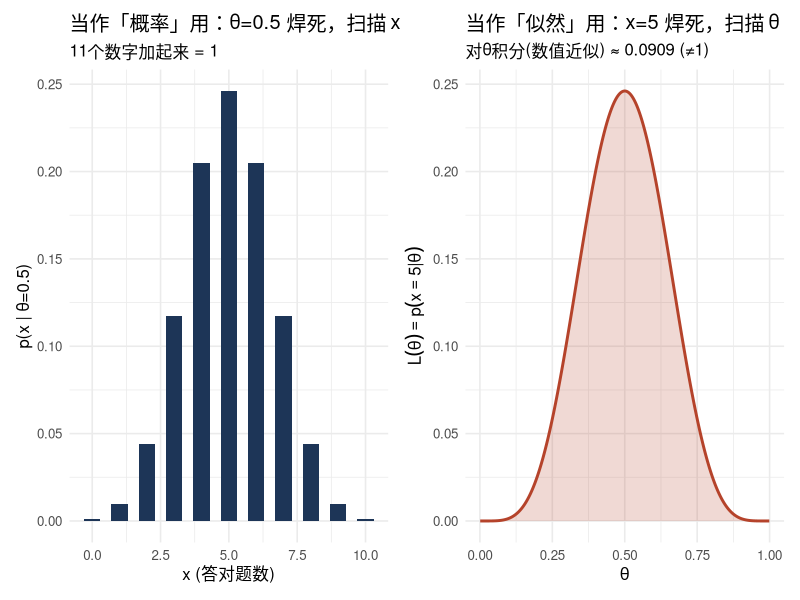
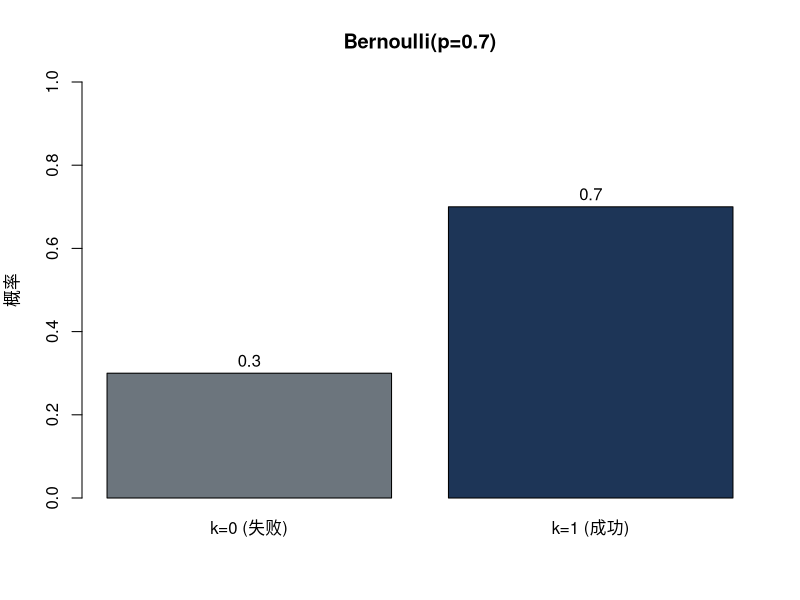
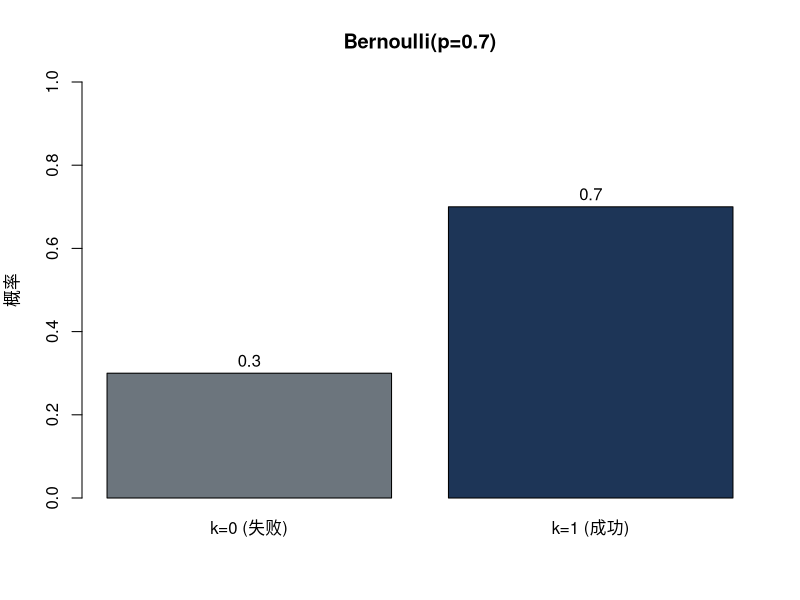
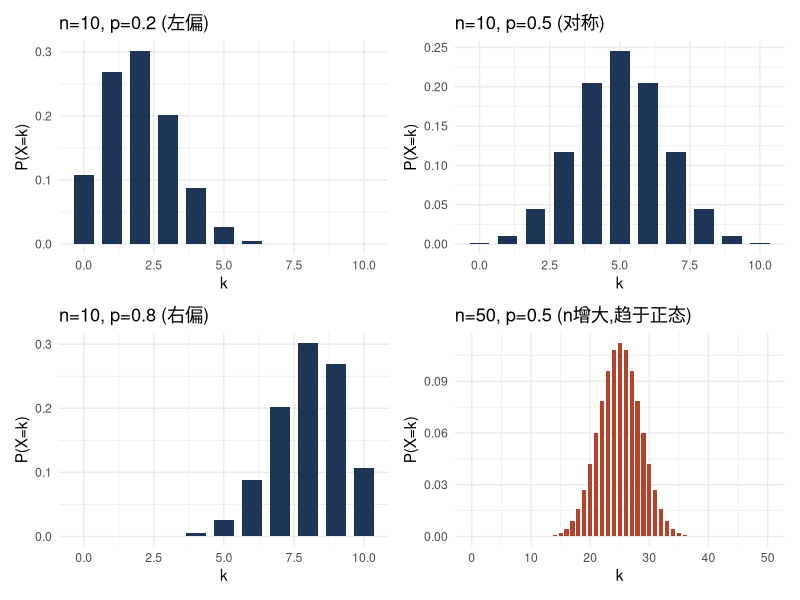
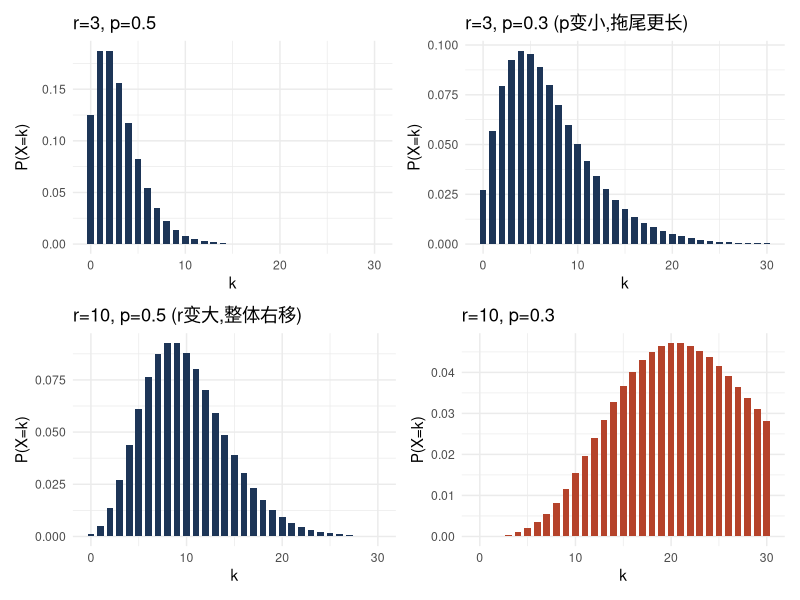
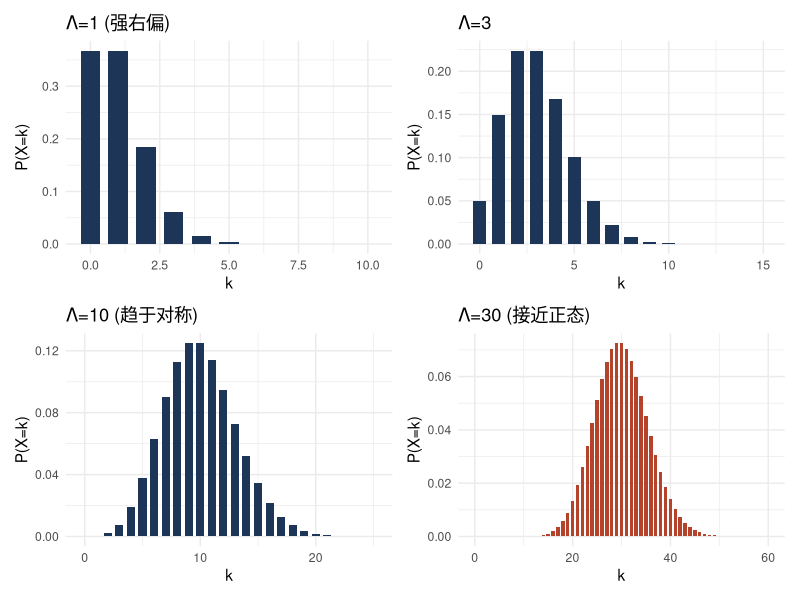
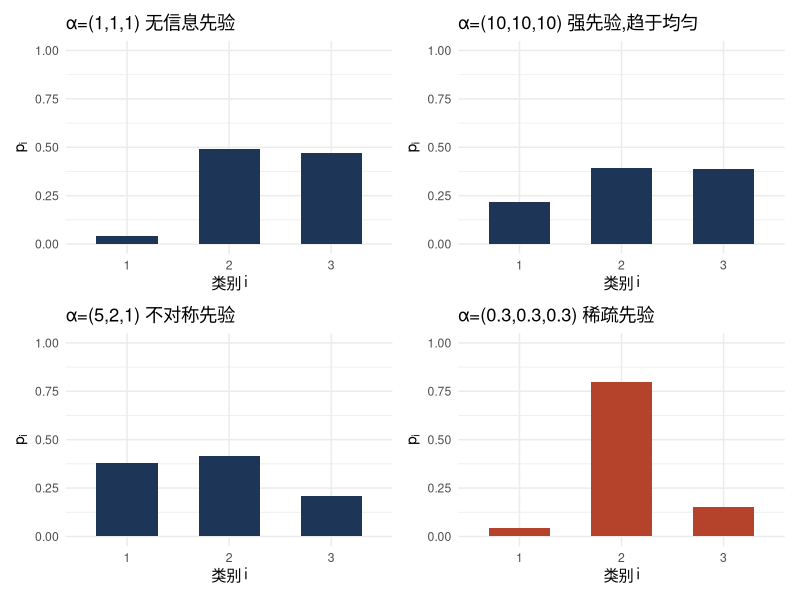
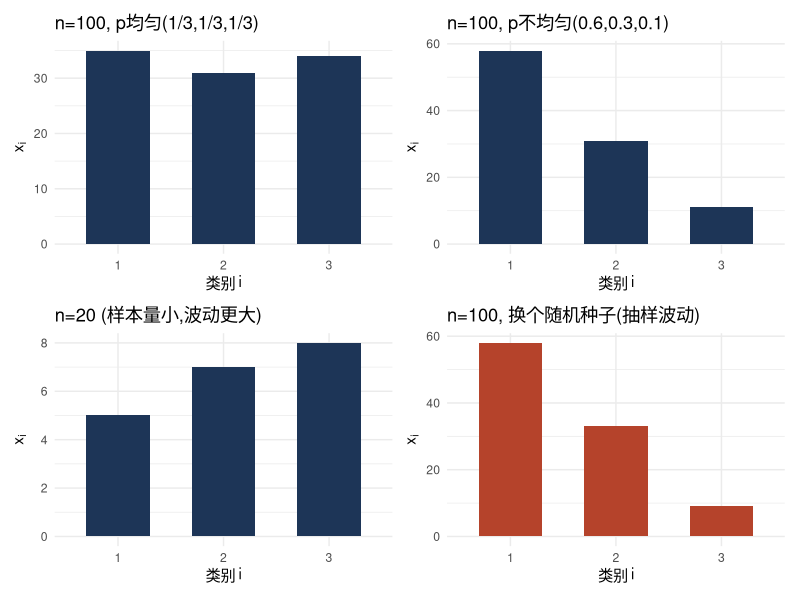

Generate these figures, in order, with R:
## ---- chunk 1
#| label: fig-prob-vs-likelihood
#| fig-cap: "同一个函数 p(x|θ) 的两种使用姿势：固定θ扫描x(概率,加起来=1) vs 固定x扫描θ(似然,积分≠1)"
#| fig-alt: "左右两图对比,左图是theta固定为0.5时x从0到10的概率条形图,11个值之和为1;右图是x固定为5时theta从0到1的似然曲线,曲线下面积不等于1"
#| fig-width: 10
#| fig-height: 4.5
library(ggplot2)
library(patchwork)

# 左图: 当作"概率"用 —— θ焊死=0.5, x从0扫到10
x_vals <- 0:10
prob_df <- data.frame(x = x_vals, prob = dbinom(x_vals, size = 10, prob = 0.5))

p1 <- ggplot(prob_df, aes(x = x, y = prob)) +
  geom_col(fill = "#1D3557", width = 0.6) +
  labs(title = "当作「概率」用：θ=0.5 焊死，扫描 x",
       subtitle = paste0("11个数字加起来 = ", round(sum(prob_df$prob), 4)),
       x = "x (答对题数)", y = "p(x | θ=0.5)") +
  theme_minimal(base_size = 12)

# 右图: 当作"似然"用 —— x焊死=5, θ从0连续扫到1
theta_vals <- seq(0.001, 0.999, length.out = 300)
lik_df <- data.frame(theta = theta_vals, lik = dbinom(5, size = 10, prob = theta_vals))
integral_approx <- sum(lik_df$lik) * diff(theta_vals)[1]

p2 <- ggplot(lik_df, aes(x = theta, y = lik)) +
  geom_line(color = "#B5432B", linewidth = 1) +
  geom_area(fill = "#B5432B", alpha = 0.2) +
  labs(title = "当作「似然」用：x=5 焊死，扫描 θ",
       subtitle = paste0("对θ积分(数值近似) ≈ ", round(integral_approx, 4), " (≠1)"),
       x = expression(theta), y = expression(L(theta)==p(x==5*"|"*theta))) +
  theme_minimal(base_size = 12)

p1 | p2
## ---- chunk 2
p1=dbinom(5,10,1/2)*.1 
p2=dbinom(5,10,1/4)*.9 
(post=p1/(p1+p2) )
## ---- chunk 3
#| label: fig-bernoulli
#| fig-cap: "Bernoulli(p=0.7) 分布：只有两个取值，k=0 和 k=1"
#| fig-alt: "柱状图,显示Bernoulli分布在p=0.7时的两根柱子,k=0高度0.3,k=1高度0.7"

p <- 0.7
x <- c(0, 1)
probs <- dbinom(x, size = 1, prob = p)  # Bernoulli 就是 size=1 的二项分布

barplot(probs, names.arg = c("k=0 (失败)", "k=1 (成功)"),
        col = c("#6C757D", "#1D3557"),
        ylim = c(0, 1),
        main = paste0("Bernoulli(p=", p, ")"),
        ylab = "概率")
text(x = c(0.7, 1.9), y = probs + 0.03, labels = round(probs, 2))
## ---- chunk 4
p <- 0.7
x <- c(0, 1)
probs <- dbinom(x, size = 1, prob = p)  # Bernoulli 就是 size=1 的二项分布

barplot(probs, names.arg = c("k=0 (失败)", "k=1 (成功)"),
        col = c("#6C757D", "#1D3557"),
        ylim = c(0, 1),
        main = paste0("Bernoulli(p=", p, ")"),
        ylab = "概率")
text(x = c(0.7, 1.9), y = probs + 0.03, labels = round(probs, 2))
## ---- chunk 5
#| label: fig-binomial-shapes
#| fig-cap: "二项分布的四种代表性形状：n、p 不同,分布的偏态和集中程度也不同"
#| fig-alt: "四宫格图,分别展示n=10不同p值下的左偏/对称/右偏分布,以及n=50时分布趋近正态的效果"
#| fig-width: 9
#| fig-height: 7

library(ggplot2)
library(patchwork)

make_binom_plot <- function(n, p, title) {
  df <- data.frame(x = 0:n, prob = dbinom(0:n, n, p))
  ggplot(df, aes(x = x, y = prob)) +
    geom_col(fill = "#1D3557", width = 0.7) +
    labs(title = title, x = "k", y = "P(X=k)") +
    theme_minimal(base_size = 11)
}

p1 <- make_binom_plot(10, 0.2, "n=10, p=0.2 (左偏)")
p2 <- make_binom_plot(10, 0.5, "n=10, p=0.5 (对称)")
p3 <- make_binom_plot(10, 0.8, "n=10, p=0.8 (右偏)")
p4 <- make_binom_plot(50, 0.5, "n=50, p=0.5 (n增大,趋于正态)") +
  geom_col(fill = "#B5432B", width = 0.7)

(p1 | p2) / (p3 | p4)   # patchwork 的排版语法: | 左右拼, / 上下拼
## ---- chunk 6
#| label: fig-negbinom-shapes
#| fig-cap: "负二项分布的形状随 r 和 p 变化"
#| fig-alt: "四宫格图,展示不同r、p组合下负二项分布的形状差异"
#| fig-width: 9
#| fig-height: 7

library(ggplot2)
library(patchwork)

make_negbinom_plot <- function(r, p, title, kmax = 30) {
  df <- data.frame(x = 0:kmax, prob = dnbinom(0:kmax, size = r, prob = p))
  ggplot(df, aes(x = x, y = prob)) +
    geom_col(fill = "#1D3557", width = 0.7) +
    labs(title = title, x = "k", y = "P(X=k)") +
    theme_minimal(base_size = 11)
}

p1 <- make_negbinom_plot(3, 0.5, "r=3, p=0.5")
p2 <- make_negbinom_plot(3, 0.3, "r=3, p=0.3 (p变小,拖尾更长)")
p3 <- make_negbinom_plot(10, 0.5, "r=10, p=0.5 (r变大,整体右移)")
p4 <- make_negbinom_plot(10, 0.3, "r=10, p=0.3") +
  geom_col(fill = "#B5432B", width = 0.7)

(p1 | p2) / (p3 | p4)
## ---- chunk 7
#| label: fig-poisson-shapes
#| fig-cap: "Poisson 分布的形状随 Λ 变化：Λ 越大,分布越向右移、越接近对称"
#| fig-alt: "四宫格图,展示不同Lambda值下Poisson分布从右偏到近似对称的形状变化"
#| fig-width: 9
#| fig-height: 7

library(ggplot2)
library(patchwork)

make_pois_plot <- function(lambda, title, kmax) {
  df <- data.frame(x = 0:kmax, prob = dpois(0:kmax, lambda = lambda))
  ggplot(df, aes(x = x, y = prob)) +
    geom_col(fill = "#1D3557", width = 0.7) +
    labs(title = title, x = "k", y = "P(X=k)") +
    theme_minimal(base_size = 11)
}

p1 <- make_pois_plot(1, "Λ=1 (强右偏)", kmax = 10)
p2 <- make_pois_plot(3, "Λ=3", kmax = 15)
p3 <- make_pois_plot(10, "Λ=10 (趋于对称)", kmax = 25)
p4 <- make_pois_plot(30, "Λ=30 (接近正态)", kmax = 60) +
  geom_col(fill = "#B5432B", width = 0.7)

(p1 | p2) / (p3 | p4)
## ---- chunk 8
#| label: fig-dirichlet-samples
#| fig-cap: "Dirichlet(α) 先验的抽样示例：α 的大小和相对比例,决定了类别概率p的分布形态"
#| fig-alt: "四宫格图,展示不同alpha参数下从Dirichlet分布抽样得到的类别概率条形图"
#| fig-width: 9
#| fig-height: 7

library(ggplot2)
library(patchwork)

# base R 没有内置 rdirichlet，用 rgamma 手写（标准做法，不依赖额外包）
rdirichlet_manual <- function(n, alpha) {
  k <- length(alpha)
  samples <- matrix(rgamma(n * k, shape = alpha, rate = 1), ncol = k, byrow = TRUE)
  samples / rowSums(samples)
}

make_dirichlet_plot <- function(alpha, title, seed = 1) {
  set.seed(seed)
  p <- rdirichlet_manual(1, alpha)
  df <- data.frame(category = factor(seq_along(alpha)), prob = as.vector(p))
  ggplot(df, aes(x = category, y = prob)) +
    geom_col(fill = "#1D3557", width = 0.6) +
    ylim(0, 1) +
    labs(title = title, x = "类别 i", y = expression(p[i])) +
    theme_minimal(base_size = 11)
}

p1 <- make_dirichlet_plot(c(1,1,1), "α=(1,1,1) 无信息先验")
p2 <- make_dirichlet_plot(c(10,10,10), "α=(10,10,10) 强先验,趋于均匀")
p3 <- make_dirichlet_plot(c(5,2,1), "α=(5,2,1) 不对称先验")
p4 <- make_dirichlet_plot(c(0.3,0.3,0.3), "α=(0.3,0.3,0.3) 稀疏先验") +
  geom_col(fill = "#B5432B", width = 0.6)

(p1 | p2) / (p3 | p4)
## ---- chunk 9
#| label: fig-multinomial-samples
#| fig-cap: "多项分布抽样示例：固定 n,不同 p 组合下各类别的实际计数"
#| fig-alt: "四宫格图,展示相同试验次数n下不同概率向量p产生的各类别计数条形图"
#| fig-width: 9
#| fig-height: 7

library(ggplot2)
library(patchwork)

make_multi_plot <- function(n, p, title, seed = 1) {
  set.seed(seed)
  x <- as.vector(rmultinom(1, size = n, prob = p))
  df <- data.frame(category = factor(seq_along(p)), count = x)
  ggplot(df, aes(x = category, y = count)) +
    geom_col(fill = "#1D3557", width = 0.6) +
    labs(title = title, x = "类别 i", y = expression(x[i])) +
    theme_minimal(base_size = 11)
}

p1 <- make_multi_plot(100, c(1/3,1/3,1/3), "n=100, p均匀(1/3,1/3,1/3)")
p2 <- make_multi_plot(100, c(0.6,0.3,0.1), "n=100, p不均匀(0.6,0.3,0.1)")
p3 <- make_multi_plot(20,  c(1/3,1/3,1/3), "n=20 (样本量小,波动更大)")
p4 <- make_multi_plot(100, c(0.6,0.3,0.1), "n=100, 换个随机种子(抽样波动)", seed = 7) +
  geom_col(fill = "#B5432B", width = 0.6)

(p1 | p2) / (p3 | p4)

## ---- chunk 10
#| label: fig-hypergeom-vs-binom
#| fig-cap: "超几何分布 vs 二项分布：当 N 远大于 n 时(不放回抽样接近有放回抽样),两者趋于一致"
#| fig-alt: "四宫格图,对比超几何分布和二项分布在总体规模N不同时的形状差异,展示N增大时两者趋同的效果"
#| fig-width: 9
#| fig-height: 7

library(ggplot2)
library(patchwork)

# 注意 R 的 dhyper(x, m, n, k) 参数名和书中记号不同:
#   m = K (总体中具有特征的个数), n = N-K (不具有特征的个数), k = 抽取次数(书中的n)
make_compare_plot <- function(N, K, ndraw, title) {
  x <- 0:ndraw
  df <- data.frame(
    x = rep(x, 2),
    prob = c(dhyper(x, m = K, n = N - K, k = ndraw),
             dbinom(x, size = ndraw, prob = K / N)),
    分布 = rep(c("超几何(不放回)", "二项(有放回近似)"), each = length(x))
  )
  ggplot(df, aes(x = x, y = prob, fill = 分布)) +
    geom_col(position = "dodge", width = 0.7) +
    scale_fill_manual(values = c("#1D3557", "#B5432B")) +
    labs(title = title, x = "k", y = "P(X=k)") +
    theme_minimal(base_size = 10) +
    theme(legend.position = "bottom")
}

p1 <- make_compare_plot(N = 20,  K = 7, ndraw = 5, "N=20 (总体小,两者差异明显)")
p2 <- make_compare_plot(N = 50,  K = 17.5, ndraw = 5, "N=50")
p3 <- make_compare_plot(N = 200, K = 70, ndraw = 5, "N=200")
p4 <- make_compare_plot(N = 2000, K = 700, ndraw = 5, "N=2000 (N远大于n,两者几乎重合)")

(p1 | p2) / (p3 | p4)
## ---- chunk 11
#| label: fig-geometric-shapes
#| fig-cap: "几何分布的形状随 p 变化：p 越小,需要等待的试验次数越长、拖尾越长"
#| fig-alt: "四宫格图,展示不同成功概率p下几何分布从快速衰减到长尾拖延的形状变化"
#| fig-width: 9
#| fig-height: 7

library(ggplot2)
library(patchwork)

# 注意: R的dgeom(x,prob)中x是"失败次数"(0,1,2,...)
# 书中的k是"总试验次数"(1,2,3,...), 换算关系: 书中k = R的x + 1
make_geom_plot <- function(p, title, kmax) {
  k <- 1:kmax                      # 书中的 k(总试验次数)
  probs <- dgeom(k - 1, prob = p)  # 转换成 R 的 x = k - 1(失败次数)再调用
  df <- data.frame(k = k, prob = probs)
  ggplot(df, aes(x = k, y = prob)) +
    geom_col(fill = "#1D3557", width = 0.7) +
    labs(title = title, x = "k (总试验次数)", y = "P(K=k)") +
    theme_minimal(base_size = 11)
}

p1 <- make_geom_plot(0.7, "p=0.7 (成功率高,很快结束)", kmax = 10)
p2 <- make_geom_plot(0.5, "p=0.5", kmax = 15)
p3 <- make_geom_plot(0.3, "p=0.3", kmax = 20)
p4 <- make_geom_plot(0.1, "p=0.1 (成功率低,长尾拖延)", kmax = 40) +
  geom_col(fill = "#B5432B", width = 0.7)

(p1 | p2) / (p3 | p4)
## ---- chunk 12
#| label: fig-normal-normal-update
#| fig-cap: "正态-正态共轭更新(情况a):方差已知,随n增大,后验分布如何从先验逐步收缩、逼近真实均值"
#| fig-alt: "四宫格图,展示样本量n从0到50时,均值mu的后验分布逐渐变窄并向真实值靠拢的过程"
#| fig-width: 9
#| fig-height: 7

library(ggplot2)
library(patchwork)

set.seed(1)
true_mu <- 5
sigma_sq <- 4                       # 已知的观测方差
mu0 <- 0; sigma0_sq <- 100          # 先验很弱(方差大=不确定)
x_all <- rnorm(50, mean = true_mu, sd = sqrt(sigma_sq))

make_posterior_plot <- function(n, title) {
  if (n == 0) {
    post_mean <- mu0; post_var <- sigma0_sq
  } else {
    x <- x_all[1:n]
    post_var <- 1 / (1/sigma0_sq + n/sigma_sq)
    post_mean <- post_var * (mu0/sigma0_sq + sum(x)/sigma_sq)
  }
  grid <- seq(-10, 15, length.out = 300)
  df <- data.frame(mu = grid, density = dnorm(grid, post_mean, sqrt(post_var)))
  ggplot(df, aes(x = mu, y = density)) +
    geom_line(color = "#1D3557", linewidth = 1) +
    geom_vline(xintercept = true_mu, linetype = "dashed", color = "#B5432B") +
    labs(title = title, x = expression(mu), y = "后验密度") +
    theme_minimal(base_size = 11)
}

p1 <- make_posterior_plot(0,  "n=0 (只有先验,很平坦)")
p2 <- make_posterior_plot(3,  "n=3 (少量数据,开始收缩)")
p3 <- make_posterior_plot(10, "n=10 (更集中,更靠近真值)")
p4 <- make_posterior_plot(50, "n=50 (高度集中于真值附近)")

(p1 | p2) / (p3 | p4)
## ---- chunk 13
#| label: fig-gamma-shapes
#| fig-cap: "Gamma分布的形状随 α(形状参数)、β(速率参数)变化"
#| fig-alt: "四宫格图,展示不同alpha和beta参数组合下Gamma分布从指数型衰减到类正态峰形的形状变化"
#| fig-width: 9
#| fig-height: 7

library(ggplot2)
library(patchwork)

make_gamma_plot <- function(alpha, beta, title, xmax) {
  x <- seq(0.001, xmax, length.out = 300)
  df <- data.frame(x = x, density = dgamma(x, shape = alpha, rate = beta))
  ggplot(df, aes(x = x, y = density)) +
    geom_area(fill = "#1D3557", alpha = 0.7) +
    geom_line(color = "#1D3557", linewidth = 0.8) +
    labs(title = title, x = "x", y = "f(x)") +
    theme_minimal(base_size = 11)
}

p1 <- make_gamma_plot(1, 1, "α=1, β=1 (退化为指数分布)", xmax = 6)
p2 <- make_gamma_plot(2, 1, "α=2, β=1 (开始出现峰形)", xmax = 8)
p3 <- make_gamma_plot(5, 1, "α=5, β=1 (更对称,类似正态)", xmax = 15)
p4 <- make_gamma_plot(5, 2, "α=5, β=2 (β增大,整体左移变窄)", xmax = 10) +
  geom_area(fill = "#B5432B", alpha = 0.7) + geom_line(color = "#B5432B", linewidth = 0.8)

(p1 | p2) / (p3 | p4)
## ---- chunk 14
#| label: fig-exponential-shapes
#| fig-cap: "指数分布的形状随速率 Λ 变化：Λ 越大,概率质量越快衰减、越集中在小x附近"
#| fig-alt: "四宫格图,展示不同速率参数Lambda下指数分布从快速衰减到缓慢拖尾的形状变化"
#| fig-width: 9
#| fig-height: 7

library(ggplot2)
library(patchwork)

make_exp_plot <- function(lambda, title, xmax) {
  x <- seq(0, xmax, length.out = 300)
  df <- data.frame(x = x, density = dexp(x, rate = lambda))
  ggplot(df, aes(x = x, y = density)) +
    geom_area(fill = "#1D3557", alpha = 0.7) +
    geom_line(color = "#1D3557", linewidth = 0.8) +
    labs(title = title, x = "x", y = "f(x)") +
    theme_minimal(base_size = 11)
}

p1 <- make_exp_plot(2,   "Λ=2 (快速衰减)", xmax = 4)
p2 <- make_exp_plot(1,   "Λ=1", xmax = 6)
p3 <- make_exp_plot(0.5, "Λ=0.5", xmax = 10)
p4 <- make_exp_plot(0.2, "Λ=0.2 (缓慢拖尾)", xmax = 20) +
  geom_area(fill = "#B5432B", alpha = 0.7) + geom_line(color = "#B5432B", linewidth = 0.8)

(p1 | p2) / (p3 | p4)
## ---- chunk 15
#| label: fig-invgamma-shapes
#| fig-cap: "逆Gamma分布的形状随 α、β 变化：常用作方差参数的共轭先验,注意它的重尾特性"
#| fig-alt: "四宫格图,展示不同alpha和beta参数组合下逆Gamma分布的形状差异,体现其右侧重尾特性"
#| fig-width: 9
#| fig-height: 7

library(ggplot2)
library(patchwork)

# base R 没有内置 dinvgamma，手写(标准做法：Y~Gamma, X=1/Y 变换)
dinvgamma <- function(x, alpha, beta) {
  beta^alpha / gamma(alpha) * x^(-alpha - 1) * exp(-beta / x)
}

make_invgamma_plot <- function(alpha, beta, title, xmax) {
  x <- seq(0.01, xmax, length.out = 300)
  df <- data.frame(x = x, density = dinvgamma(x, alpha, beta))
  ggplot(df, aes(x = x, y = density)) +
    geom_area(fill = "#1D3557", alpha = 0.7) +
    geom_line(color = "#1D3557", linewidth = 0.8) +
    labs(title = title, x = "x", y = "f(x)") +
    theme_minimal(base_size = 11)
}

p1 <- make_invgamma_plot(2, 1, "α=2, β=1", xmax = 5)
p2 <- make_invgamma_plot(2, 3, "α=2, β=3 (β增大,整体右移)", xmax = 8)
p3 <- make_invgamma_plot(5, 3, "α=5, β=3 (α增大,峰更集中)", xmax = 5)
p4 <- make_invgamma_plot(1, 1, "α=1, β=1 (α小,重尾更明显)", xmax = 10) +
  geom_area(fill = "#B5432B", alpha = 0.7) + geom_line(color = "#B5432B", linewidth = 0.8)

(p1 | p2) / (p3 | p4)
## ---- chunk 16
#| label: fig-beta-shapes
#| fig-cap: "Beta分布的形状随 α、β 变化：这是本书前面几乎所有比例类参数的共轭先验"
#| fig-alt: "四宫格图,展示不同alpha和beta参数组合下Beta分布从均匀到左偏、右偏、U形的形状变化"
#| fig-width: 9
#| fig-height: 7

library(ggplot2)
library(patchwork)

make_beta_plot <- function(alpha, beta, title) {
  x <- seq(0.001, 0.999, length.out = 300)
  df <- data.frame(x = x, density = dbeta(x, alpha, beta))
  ggplot(df, aes(x = x, y = density)) +
    geom_area(fill = "#1D3557", alpha = 0.7) +
    geom_line(color = "#1D3557", linewidth = 0.8) +
    labs(title = title, x = "x", y = "f(x)") +
    theme_minimal(base_size = 11)
}

p1 <- make_beta_plot(1, 1, "α=1, β=1 (退化为均匀分布)")
p2 <- make_beta_plot(2, 5, "α=2, β=5 (左偏,偏向小x)")
p3 <- make_beta_plot(5, 2, "α=5, β=2 (右偏,偏向大x)")
p4 <- make_beta_plot(0.5, 0.5, "α=0.5, β=0.5 (U形,两端极化)") +
  geom_area(fill = "#B5432B", alpha = 0.7) + geom_line(color = "#B5432B", linewidth = 0.8)

(p1 | p2) / (p3 | p4)
## ---- chunk 17
#| label: fig-dirichlet-beta-equivalence
#| fig-cap: "验证：k=2 时 Dirichlet(α1,α2) 退化为 Beta(α1,α2)"
#| fig-alt: "对比图,展示k=2维Dirichlet分布第一分量的抽样直方图与理论Beta分布密度曲线完全重合"
#| fig-width: 7
#| fig-height: 5

library(ggplot2)

rdirichlet_manual <- function(n, alpha) {
  k <- length(alpha)
  samples <- matrix(rgamma(n * k, shape = alpha, rate = 1), ncol = k, byrow = TRUE)
  samples / rowSums(samples)
}

set.seed(1)
alpha1 <- 3; alpha2 <- 5
samples <- rdirichlet_manual(50000, c(alpha1, alpha2))
df <- data.frame(x = samples[, 1])

ggplot(df, aes(x = x)) +
  geom_histogram(aes(y = after_stat(density)), bins = 60,
                  fill = "#1D3557", alpha = 0.6) +
  stat_function(fun = dbeta, args = list(shape1 = alpha1, shape2 = alpha2),
                color = "#B5432B", linewidth = 1) +
  labs(title = "Dirichlet(3,5) 第一分量的抽样直方图 vs Beta(3,5) 理论曲线",
       x = "x", y = "密度") +
  theme_minimal(base_size = 11)
